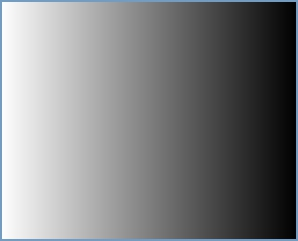
#> input picture resources/gradualGray.jpg, 298 x 241 px, found by its file name
$ python 06ImgBinarization.py
#> lines starting #> are read from the running program, lines starting #| are printed output that depends on the picture; after the words box and inside, x2 and y2 are one past the last pixel; in counts of white or black regions, pixels touching at a corner belong together
import cv2
import matplotlib.pyplot as plt

# 灰度图方式读入图片
img = cv2.imread(r".\resources\gradualGray.jpg", cv2.IMREAD_GRAYSCALE)
#> img: shape (241, 298); min 0, max 254, mean 127.6

# 应用5种不同的阈值方法
# 直接简单二值阈值分割（大于阈值时取第三个参数的值，小于阈值取0），提取高亮部分（但细节丢失）
ret1, thBi = cv2.threshold(img, 127, 255, cv2.THRESH_BINARY)
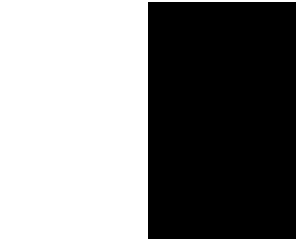
#> thBi: shape (241, 298); 51.2% white; 1 black region, box (x1, y1, x2, y2) and area: (148, 2, 296, 239) 35076
# 简单二值阈值分割后取反，即大于阈值时取0，小于阈值时取第三个参数的值，提取黑暗部分（同样细节丢失）
ret2, thBiInv = cv2.threshold(img, 127, 255, cv2.THRESH_BINARY_INV)
# 直接抹平所有超过阈值的部分，仅抹平到阈值，即高亮部分丢失所有细节
ret3, thTrunk = cv2.threshold(img, 127, 255, cv2.THRESH_TRUNC)
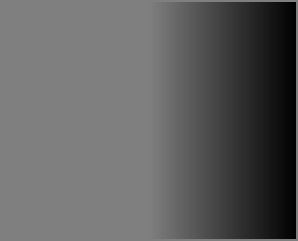
#> thTrunk: shape (241, 298); min 0, max 127, mean 96.2
# 未超过阈值的直接取0，超过阈值的保留原值，即仅保留高亮部分所有细节
ret4, th20 = cv2.threshold(img, 127, 255, cv2.THRESH_TOZERO)
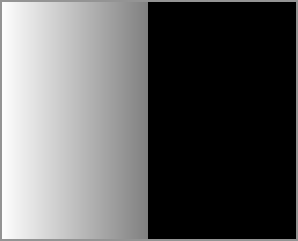
#> th20: shape (241, 298); min 0, max 254, mean 96.3
# 超过阈值的直接取0，未超过阈值的保留原值，即仅保留低于阈值部分所有细节，直接抹黑高亮，类似Trunk，但处理高亮部分比trunk更厉害
ret5, th20Inv = cv2.threshold(img, 127, 255, cv2.THRESH_TOZERO_INV)
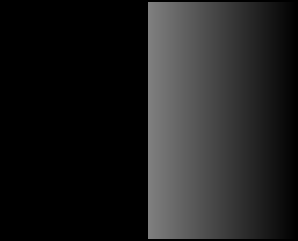
#> th20Inv: shape (241, 298); min 0, max 127, mean 31.2

titles = ['Original', 'BINARY', 'BINARY_INV', 'TRUNC', 'TOZERO', 'TOZERO_INV']
images = [img, thBi, thBiInv, thTrunk, th20, th20Inv]

# 使用Matplotlib显示
for i in range(6):
    plt.subplot(2, 3, i + 1)
    plt.imshow(images[i], 'gray')
    plt.title(titles[i], fontsize=8)
    plt.xticks([]), plt.yticks([])  # 隐藏坐标轴

plt.show()

# 自适应阈值对比固定阈值
img = cv2.imread(r".\resources\sudoku.jpg", cv2.IMREAD_GRAYSCALE)
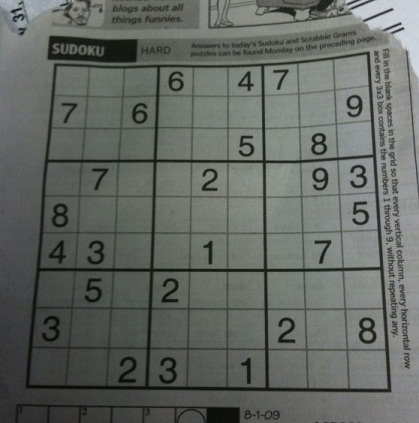
#> input picture resources/sudoku.jpg, 419 x 423 px, found by its file name
#> img: shape (423, 419); min 5, max 218, mean 101.9

# 固定阈值
ret, th1 = cv2.threshold(img, 127, 255, cv2.THRESH_BINARY)
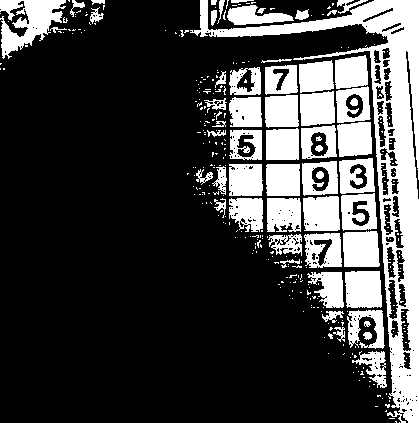
#> th1: shape (423, 419); 25.6% white; 333 white regions (274 under 20 px), largest, box (x1, y1, x2, y2) and area: (190, 0, 419, 423) 14935, (0, 0, 66, 59) 2037, (345, 271, 382, 308) 1282
# 自适应阈值，仅用于BINARY或BINARY_INV两种阈值类型（即严格的“二值化”）
# 计算11*11方块内的均值，再减去4（最后一个参数）作为阈值
th2 = cv2.adaptiveThreshold(
    img, 255, cv2.ADAPTIVE_THRESH_MEAN_C, cv2.THRESH_BINARY, 11, 4)
#> th2: shape (423, 419); 79.7% white; 1126 black regions (1022 under 20 px), largest, box (x1, y1, x2, y2) and area: (25, 51, 392, 393) 17506, (208, 0, 394, 29) 1551, (47, 36, 138, 62) 1307
# 计算17*17方块内的高斯均值，再减去6（最后一个参数）作为阈值
th3 = cv2.adaptiveThreshold(
    img, 255, cv2.ADAPTIVE_THRESH_GAUSSIAN_C, cv2.THRESH_BINARY, 17, 6)
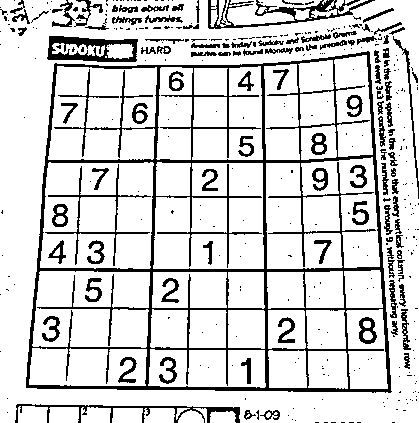
#> th3: shape (423, 419); 83.1% white; 383 black regions (276 under 20 px), largest, box (x1, y1, x2, y2) and area: (26, 51, 392, 393) 14817, (208, 0, 375, 29) 1298, (47, 36, 138, 62) 1225

titles = ['Original', 'Global(v = 127)', 'Adaptive Mean', 'Adaptive Gaussian']
images = [img, th1, th2, th3]

for i in range(4):
    plt.subplot(2, 2, i + 1)
    plt.imshow(images[i], 'gray')
    plt.title(titles[i], fontsize=8)
    plt.xticks([]), plt.yticks([])
plt.show()


cv2.waitKey(0)
cv2.destroyAllWindows()
